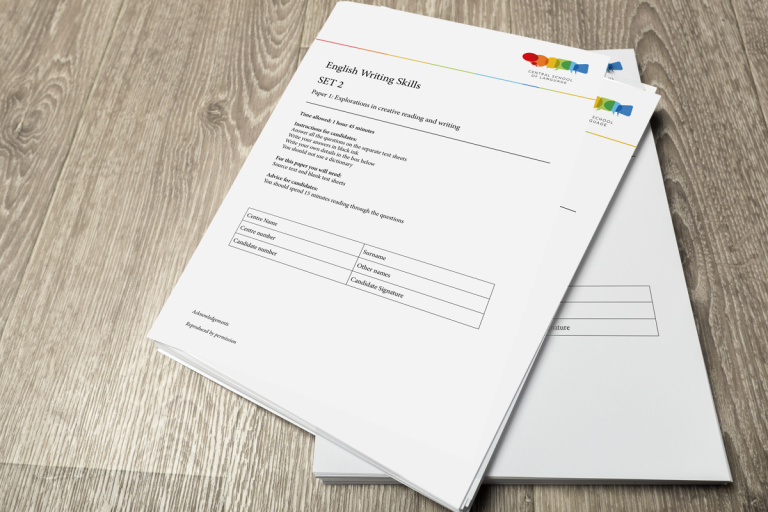
#> input picture resources/documents.png, 768 x 512 px
$ python 5.wrap_prespective.py
#> lines starting #> are read from the running program, lines starting #| are printed output that depends on the picture
import cv2
import numpy as np

width, height = 250, 350
img = cv2.imread('resources/documents.png')
#> img is the input picture: shape (512, 768, 3); mean B, G, R 189.1, 197.8, 203.1

pts1 = np.float32([[340, 3], [607, 59], [150, 335], [470, 459]])
pts2 = np.float32([[0, 0], [width, 0], [0, height], [width, height]])

matrix = cv2.getPerspectiveTransform(pts1, pts2)
imgOutput = cv2.warpPerspective(img, matrix, (width, height))
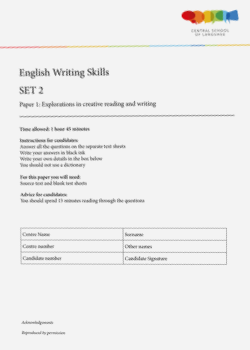
#> imgOutput: shape (350, 250, 3); mean B, G, R 237.1, 237.6, 237.9

print(img.shape)
#| (512, 768, 3)
cv2.imshow('Image', img)
cv2.imshow('Output', imgOutput)

cv2.imshow('Image', img)

cv2.waitKey(0)

$ run again, with resources/hand.jpg saved as resources/documents.png
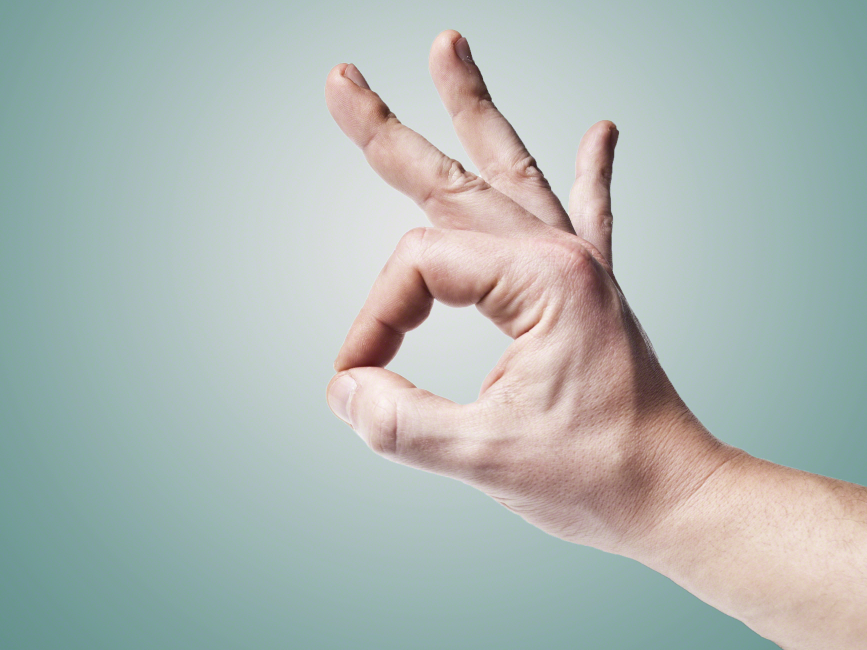
#> input picture resources/hand.jpg, 2600 x 1950 px (shown at 1/3 size)
#> img is the input picture: shape (1950, 2600, 3); mean B, G, R 179.8, 183.6, 173
#> `imgOutput = cv2.warpPerspective(img, matrix, (width, height))`:
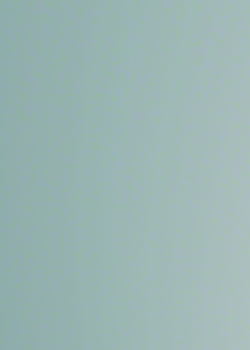
#> imgOutput: shape (350, 250, 3); mean B, G, R 179.3, 181.7, 155
#| (1950, 2600, 3)
